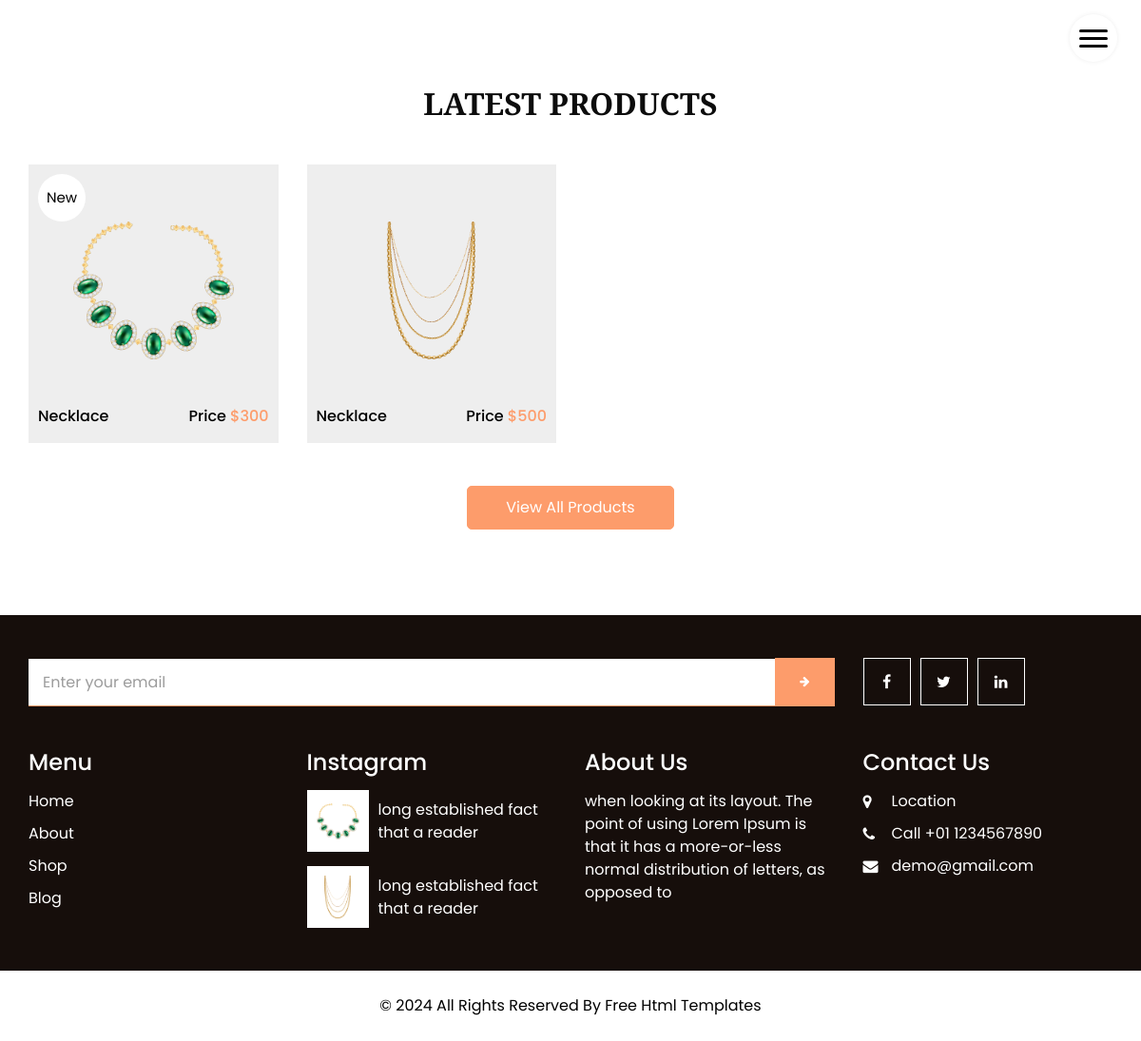
The app's page /shop/ with its own data.
### main/models.py (models this page shows, shortened)
class Latest_Products(models.Model):
    img = models.ImageField('Product image',upload_to='images')
    name = models.CharField('Product name',max_length=50)
    price = models.PositiveIntegerField('Product price')
    active = models.BooleanField('Product active')

### main/views.py (the view)
# urls.py: path('shop/',views.Shop,name='shop')
def Shop(request):
    Product = Latest_Products.objects.all()
    return render(request,'main/shop.html',context={
        'Product':Product
    })

### main/templates/main/shop.html
{% extends 'Base.html' %}
{% block content %}
  <section class="shop_section layout_padding">
    <div class="container">
      <div class="heading_container heading_center">
        <h2>
          Latest Products
        </h2>
      </div>
      <div class="row">
        {% for i in Product %}
        <div class="col-sm-6 col-md-4 col-lg-3">
          <div class="box">
            <a href="">
              <div class="img-box">
                <img src="{{ i.img.url }}" alt="">
              </div>
              <div class="detail-box">
                <h6>
                  {{ i.name }}
                </h6>
                <h6>
                  Price
                  <span>
                    ${{ i.price }}
                  </span>
                </h6>
              </div>
              {% if i.active %}
              <div class="new">
                <span>
                  New
                </span>
              </div>
              {% endif %}
            </a>
          </div>
        </div>
        {% endfor %}
      </div>
      <div class="btn-box">
        <a href="">
          View All Products
        </a>
      </div>
    </div>
  </section>
  <section class="info_section layout_padding2">
    <div class="container">
      <div class="row info_form_social_row">
        <div class="col-md-8 col-lg-9">
          <div class="info_form">
            <form action="">
              <input type="email" placeholder="Enter your email">
              <button>
                <i class="fa fa-arrow-right" aria-hidden="true"></i>
              </button>
            </form>
          </div>
        </div>
        <div class="col-md-4 col-lg-3">
          <div class="social_box">
            <a href="">
              <i class="fa fa-facebook" aria-hidden="true"></i>
            </a>
            <a href="">
              <i class="fa fa-twitter" aria-hidden="true"></i>
            </a>
            <a href="">
              <i class="fa fa-linkedin" aria-hidden="true"></i>
            </a>
          </div>
        </div>
      </div>
      <div class="row info_main_row">
        <div class="col-md-6 col-lg-3">
          <div class="info_links">
            <h4>
              Menu
            </h4>
            <div class="info_links_menu">
              <a href="index.html">Home</a>
              <a href="about.html">About</a>
              <a href="shop.html">Shop</a>
              <a href="blog.html">Blog</a>
            </div>
          </div>
        </div>
        <div class="col-md-6 col-lg-3">
          <div class="info_insta">
            <h4>
              Instagram
            </h4>
            <div class="insta_box">
              <div class="img-box">
                <img src="images/p1.png" alt="">
              </div>
              <p>
                long established fact that a reader
              </p>
            </div>
            <div class="insta_box">
              <div class="img-box">
                <img src="images/p2.png" alt="">
              </div>
              <p>
                long established fact that a reader
              </p>
            </div>
          </div>
        </div>
        <div class="col-md-6 col-lg-3">
          <div class="info_detail">
            <h4>
              About Us
            </h4>
            <p class="mb-0">
              when looking at its layout. The point of using Lorem Ipsum is that it has a more-or-less normal distribution of letters, as opposed to
            </p>
          </div>
        </div>
        <div class="col-md-6 col-lg-3">
          <h4>
            Contact Us
          </h4>
          <div class="info_contact">
            <a href="">
              <i class="fa fa-map-marker" aria-hidden="true"></i>
              <span>
                Location
              </span>
            </a>
            <a href="">
              <i class="fa fa-phone" aria-hidden="true"></i>
              <span>
                Call +01 1234567890
              </span>
            </a>
            <a href="">
              <i class="fa fa-envelope"></i>
              <span>
                demo@gmail.com
              </span>
            </a>
          </div>
        </div>
      </div>
    </div>
  </section>
  {% endblock %}

### main/static/css/responsive.css (style rules this page uses)
@media (min-width: 1200px) { .container { max-width: 1170px; } }

### records on screen
Latest_Products: img (picture), name "Necklace", price "300", active "New"
Latest_Products: img (picture), name "Necklace", price "500"
